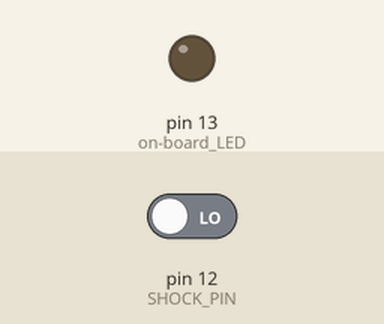
The sketch below on a simulated Arduino Uno, built with avr-gcc and run on an emulated ATmega328P. On the bench: output pins drawn as LEDs (lit = HIGH). Inputs (shaded band) come from the test bench; at power-on: pin 12 (SHOCK_PIN) LOW.

Above: at 1.2 s.
1.3 s: pin 12 (SHOCK_PIN) driven HIGH
At 2.3 s:
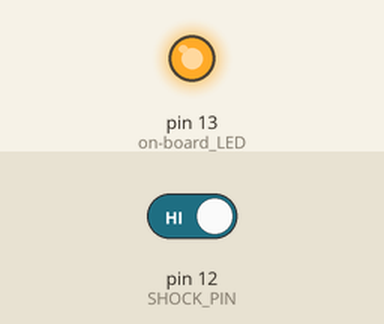
2.8 s: pin 12 (SHOCK_PIN) driven LOW
At 3.8 s:
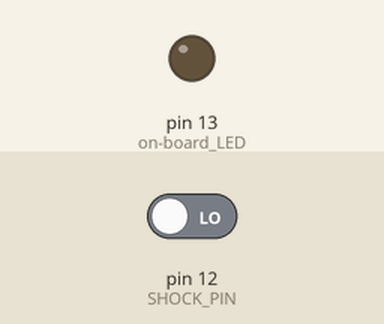
Timing chart, 0 to 5.8 s (numbered marks = the images above; inputs shaded):
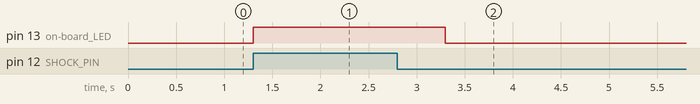

The sketch:

08_SHOCK.ino
```cpp
int SHOCK_PIN = 12;
void setup() {
 pinMode(LED_BUILTIN, OUTPUT); // on-board LED, usua
 pinMode(SHOCK_PIN, INPUT); // shock sensor pin s
}
void loop() {
 if (digitalRead(SHOCK_PIN)) { // shock detected?
 // shock detected with pull-down resistor
 digitalWrite(LED_BUILTIN, HIGH); // switch LED on
 delay(2000); // leave LED on for
 }
 else {
 // shock not detected with pull-down resistor
 digitalWrite(LED_BUILTIN, LOW); // switch LED off
 }
}
```

Measured:
- after the input at 1.3 s, pin 13 (on-board_LED): LOW → HIGH at once
- after the input at 2.8 s, pin 13 (on-board_LED): HIGH → LOW after 0.50 s
